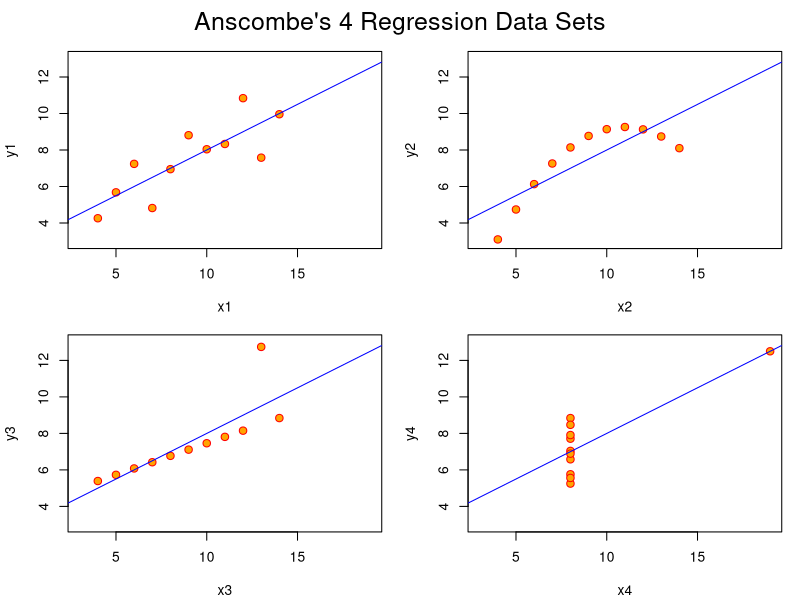

The R source for this figure:
## ---- chunk 1
# Load data
data(anscombe)

# Create models
ff <- y ~ x
mods <- setNames(as.list(1:4), paste0("lm", 1:4))

for(i in 1:4) {
  ff[2:3] <- lapply(paste0(c("y","x"), i), as.name)
  mods[[i]] <- lmi <- lm(ff, data = anscombe)
}

# Prepare plot layout
op <- par(mfrow = c(2, 2), mar = 0.1 + c(4,4,1,1), oma = c(0, 0, 2, 0))

# Plot each dataset
for(i in 1:4) {
  ff[2:3] <- lapply(paste0(c("y","x"), i), as.name)
  plot(ff, data = anscombe, col = "red", pch = 21, bg = "orange", cex = 1.2,
       xlim = c(3, 19), ylim = c(3, 13))
  abline(mods[[i]], col = "blue")
}
mtext("Anscombe's 4 Regression Data Sets", outer = TRUE, cex = 1.5)
par(op)
